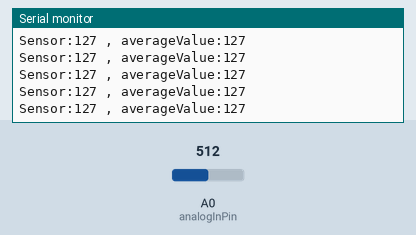
This sketch was run on a simulated Arduino Uno, built with avr-gcc and run on an emulated ATmega328P. Parts: the last lines printed to the serial monitor. The test bench sets the inputs (shaded band); at power-on: A0 (analogInPin) = 512.

Above: at 1.2 s.
1.3 s: A0 (analogInPin) set to 43
At 2.3 s:
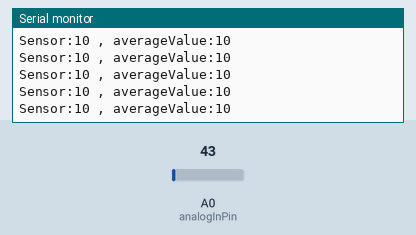
4.3 s: A0 (analogInPin) set to 38
At 5.1 s:
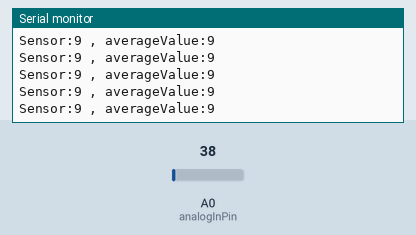
13.3 s: A0 (analogInPin) set to 415
At 14.3 s:
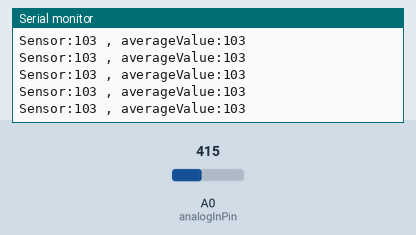
16.3 s: A0 (analogInPin) set to 391
At 17.0 s:
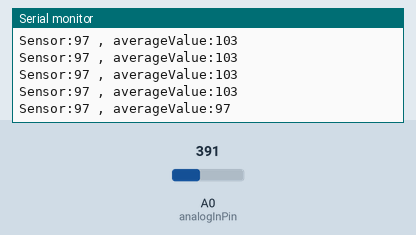
Timing chart, 0 to 19.3 s (numbered marks = the images above; inputs shaded):
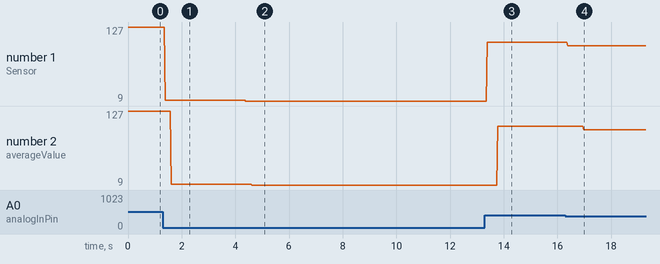

The sketch:

Sound_test_Ver2.ino
```cpp
const int analogInPin = A0;

int sensorValue = 0;
int outputValue = 0;

int lastValues[25];
int count = 0;
int i = 0;
int averageValue = 0;

void setup() {
  // put your setup code here, to run once:
  Serial.begin(9600);
  for (i=0; i<25; i++){
    sensorValue = analogRead(analogInPin);
    outputValue = map(sensorValue, 0, 1023, 0, 255);
    lastValues[i] = outputValue;
  }
  averageValue = findAverage(lastValues);
}

void loop() {
  // put your main code here, to run repeatedly:
  sensorValue = analogRead(analogInPin);
  outputValue = map(sensorValue, 0, 1023, 0, 255);
  averageValue = findAverage(lastValues);

  Serial.print("Sensor:");
  Serial.print(outputValue);
  Serial.print(" , averageValue:");
  Serial.println(averageValue);

  /*if(outputValue > averageValue - 2 && outputValue < averageValue + 2){
    lastValues[count] = outputValue;
  }*/

  lastValues[count] = outputValue;

  count = count + 1;
  if(count == 25){
    count = count % 25;
  }
}

int findAverage(int arr[25]){
  int result = 0;
  int sum = 0;
  for (i=0;i<25;i++){
    sum = arr[i];
  }
  result = sum;
  return result;
}
```

Measured:
- after the input at 1.3 s, the serial monitor: prints a new line after 0.09 s (image 1)
- after the input at 4.3 s, the serial monitor: prints a new line after 0.08 s (image 2)
- after the input at 13.3 s, the serial monitor: prints a new line after 0.08 s (image 3)
- after the input at 16.3 s, the serial monitor: prints a new line after 0.08 s (image 4)
- plotted number 1: 127 → 10 after the input at 1.3 s, 10 → 9 after the input at 4.3 s, 9 → 103 after the input at 13.3 s, 103 → 97 after the input at 16.3 s
- plotted number 2: 127 → 10 after the input at 1.3 s, 10 → 9 after the input at 4.3 s, 9 → 103 after the input at 13.3 s, 103 → 97 after the input at 16.3 s
